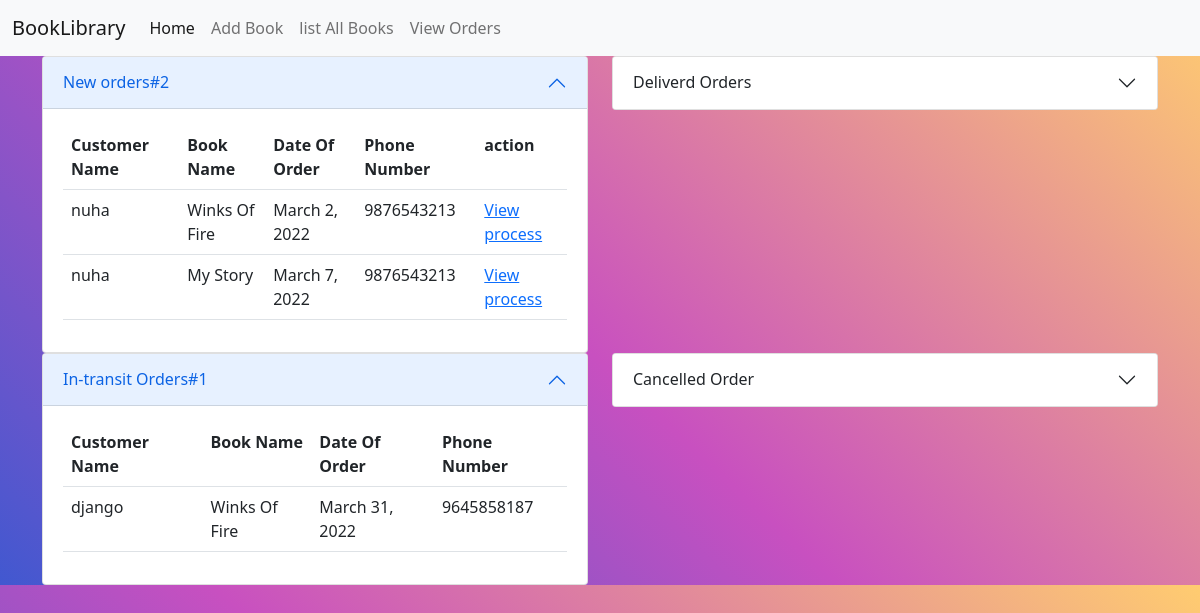
Screenshot of /owner/orders/all with the database file from the repository.
### customer/models.py (models this page shows)
class Orders(models.Model):
    user=models.ForeignKey(User,on_delete=models.CASCADE)
    item=models.ForeignKey(Books,on_delete=models.CASCADE)
    delivery_address=models.CharField(max_length=200)
    phone=models.CharField(max_length=15)
    date=models.DateField(auto_now_add=True)
    expected_delivery_date=models.DateField(null=True)
    options=(
        ('order_placed','order_placed'),
        ('dispatched','dispatched'),
        ('intransit','intransit'),
        ('delivered','delivered'),
        ('cancelled','cancelled')
    )
    status=models.CharField(max_length=50,choices=options,default='order_placed')

### owner/models.py (models this page shows, shortened)
class Books(models.Model):
 book_name=models.CharField(max_length=120,unique=True)
 author=models.CharField(max_length=120)
 price=models.PositiveIntegerField()
 copies=models.PositiveIntegerField()
 published_date=models.DateField(null=True)
 image=models.ImageField(upload_to='images',null=True)

### owner/views.py (the view)
# urls.py: path('orders/all',views.DashboardView.as_view(),name='dashview'),
class  DashboardView(ListView):
    model = Orders
    template_name = "admin_dashboard.html"
    context_object_name = "orders"
    def get_context_data(self, *, object_list=None, **kwargs):
        context=super().get_context_data(object_list=None,**kwargs)
        qs=Orders.objects.all()
        new_orders=qs.filter(status="order_placed")
        context["new_orders"]=new_orders
        delivered_orders=qs.filter(status="delivered")
        context["delivered_orders"]=delivered_orders
        intransit_orders = qs.filter(status="intransit")
        context["intransit_orders"] = intransit_orders
        cancelled_orders = qs.filter(status="cancelled")
        context["cancelled_orders"] = cancelled_orders
        return context

### owner/templates/admin_dashboard.html (shortened to what this page needs)
{%extends 'base.html'%}
{%block body_block%}
<div class="row">
    <div class="col-6">
        <div class="accordion-item">
            <h2 class="accordion-header" id="headingOne">
                <button class="accordion-button" type="button" data-bs-toggle="collapse"
                        data-bs-target="#collapseOne" aria-expanded="true" aria-controls="collapseOne">
                    New orders#{{new_orders|length}}
                </button>
            </h2>
            <div id="collapseOne" class="accordion-collapse collapse show" aria-labelledby="headingOne"
                 data-bs-parent="#accordionExample">
                <div class="accordion-body">
                    <table class="table">
                        <tr>
                            <th>Customer Name</th>
                            <th>Book Name</th>
                            <th>Date Of Order</th>
                            <th>Phone Number</th>
                            <th>action</th>
                        </tr>
                        {%for order in new_orders%}
                        <tr>
                            <td>{{order.user.username}}</td>
                            <td>{{order.item.book_name}}</td>
                            <td>{{order.date}}</td>
                            <td>{{order.phone}}</td>
                            <td>
                                <a href="">View</a>
                                <a href="{%url 'orderprocess' order.id%}">process</a>
                            </td>
                        </tr>
                        {%endfor%}
                    </table>
                </div>
            </div>
        </div>
    </div>
    <div class="col-6">
        <div class="accordion-item">
            <h2 class="accordion-header" id="headingTwo">
                <button class="accordion-button collapsed" type="button" data-bs-toggle="collapse"
                        data-bs-target="#collapseTwo" aria-expanded="false" aria-controls="collapseTwo">
                    Deliverd Orders
                </button>
            </h2>
        </div>
    </div>
</div>
<div class="row">
    <div class="col-6">
        <div class="accordion-item">
            <h2 class="accordion-header" id="headingThree">
                <button class="accordion-button" type="button" data-bs-toggle="collapse"
                        data-bs-target="#collapseThree" aria-expanded="true" aria-controls="collapseThree">
                    In-transit Orders#{{intransit_orders|length}}
                </button>
            </h2>
            <div id="collapseThree" class="accordion-collapse collapse show" aria-labelledby="headingThree"
                 data-bs-parent="#accordionExample">
                <div class="accordion-body">
                     <table class="table">
                        <tr>
                            <th>Customer Name</th>
                            <th>Book Name</th>
                            <th>Date Of Order</th>
                            <th>Phone Number</th>
                        </tr>
                         {%for order in intransit_orders%}
                        <tr>
                            <td>{{order.user.username}}</td>
                            <td>{{order.item.book_name}}</td>
                            <td>{{order.date}}</td>
                            <td>{{order.phone}}</td>
                        </tr>
                        {%endfor%}
                     </table>
                </div>
            </div>
        </div>
    </div>
    <div class="col-6">
        <div class="accordion-item">
            <h2 class="accordion-header" id="headingFour">
                <button class="accordion-button collapsed" type="button" data-bs-toggle="collapse"
                        data-bs-target="#collapseFour" aria-expanded="false" aria-controls="collapseFour">
                    Cancelled Order
                </button>
            </h2>
        </div>
    </div>
</div>
{%endblock%}

### owner/static/css/style.css (style rules this page uses)
body { background-color: #4158D0; background-image: linear-gradient(43deg, #4158D0 0%, #C850C0 46%, #FFCC70 100%); }

### rows the page displays
Orders: user.username "nuha", item.book_name "Winks Of Fire", date "March 2, 2022", phone "9876543213"
Orders: user.username "nuha", item.book_name "My Story", date "March 7, 2022", phone "9876543213"
Orders: user.username "django", item.book_name "Winks Of Fire", date "March 31, 2022", phone "9645858187"

### other values shown
{{ new_orders|length }} "2"
{{ intransit_orders|length }} "1"
